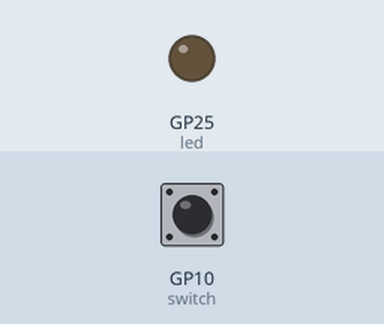
This program was run on a simulated Raspberry Pi Pico running MicroPython. Shown: output pins drawn as LEDs (lit = HIGH). The inputs (shaded band) are chosen by the test bench; at power-on: GP10 (switch) HIGH.

Above: at 1.2 s.
1.3 s: GP10 (switch) pulled LOW for 0.15 s
At 2.2 s:
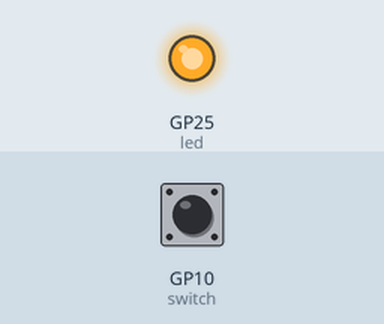
Timing chart, 0 to 12.8 s (numbered marks = the images above; inputs shaded):
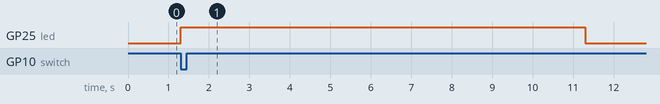

The program:

07_02_switch_led.py
```python
from machine import Pin
from utime import sleep

switch = Pin(10, Pin.IN, Pin.PULL_UP)
led = Pin(25, Pin.OUT) # For Pico W change 25 to LED see https://forums.raspberrypi.com/viewtopic.php?t=336836

while True:
    if switch.value() == 0:
        led.on()
        sleep(10)
        led.off()
```

Measured:
- after the input at 1.3 s, GP25 (led): LOW → HIGH at once, → LOW 10.0 s later
